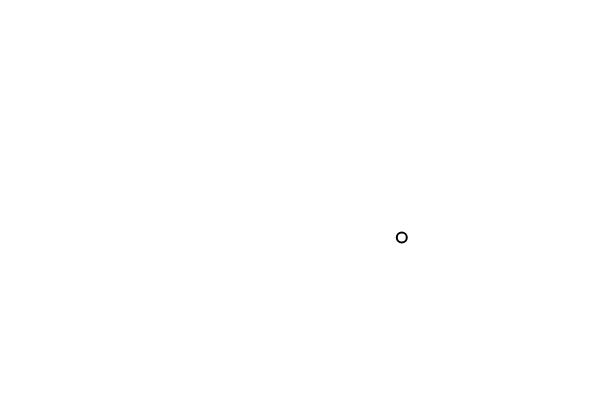
Frame 1 (no input)
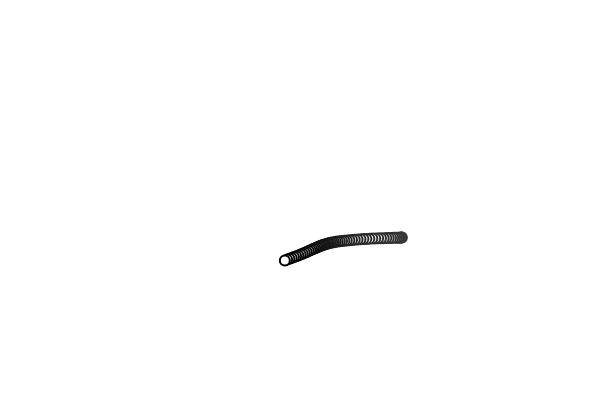
Frame 60 (no input)
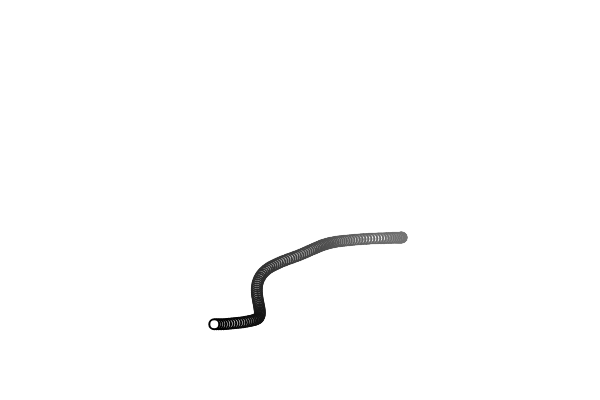
Frame 120 (the mouse pressed at the canvas centre since frame 60)

The p5.js sketch that drew these frames (run headless with seeded random() and noise() and a simulated clock; from frame 60 on, the mouse is pressed at the canvas centre):

// p5.js sketch
// ── sketch.js
// The Nature of Code
// Danny Platt
// Using perlin noise as our movement for our walker

let walker;
let x= 0;
let tx = 0;
let ty = 1000;

function setup() {
  createCanvas(600, 400);
  walker = new Walker();
}

function draw() {
  background(210, 1);
  walker.step();
  walker.show();
}

class Walker {
  constructor() {
    this.x = width / 2;
    this.y = height / 2;
  }

  show() {
    stroke(1);
    strokeWeight(2);
    circle(this.x, this.y, 10);
  }

  step() {
    this.x = map(noise(tx), 0, 1, 0, width);
    this.y = map(noise(ty), 0, 1, 0, height);
    tx += 0.005;
    ty += 0.005;
  }
}
